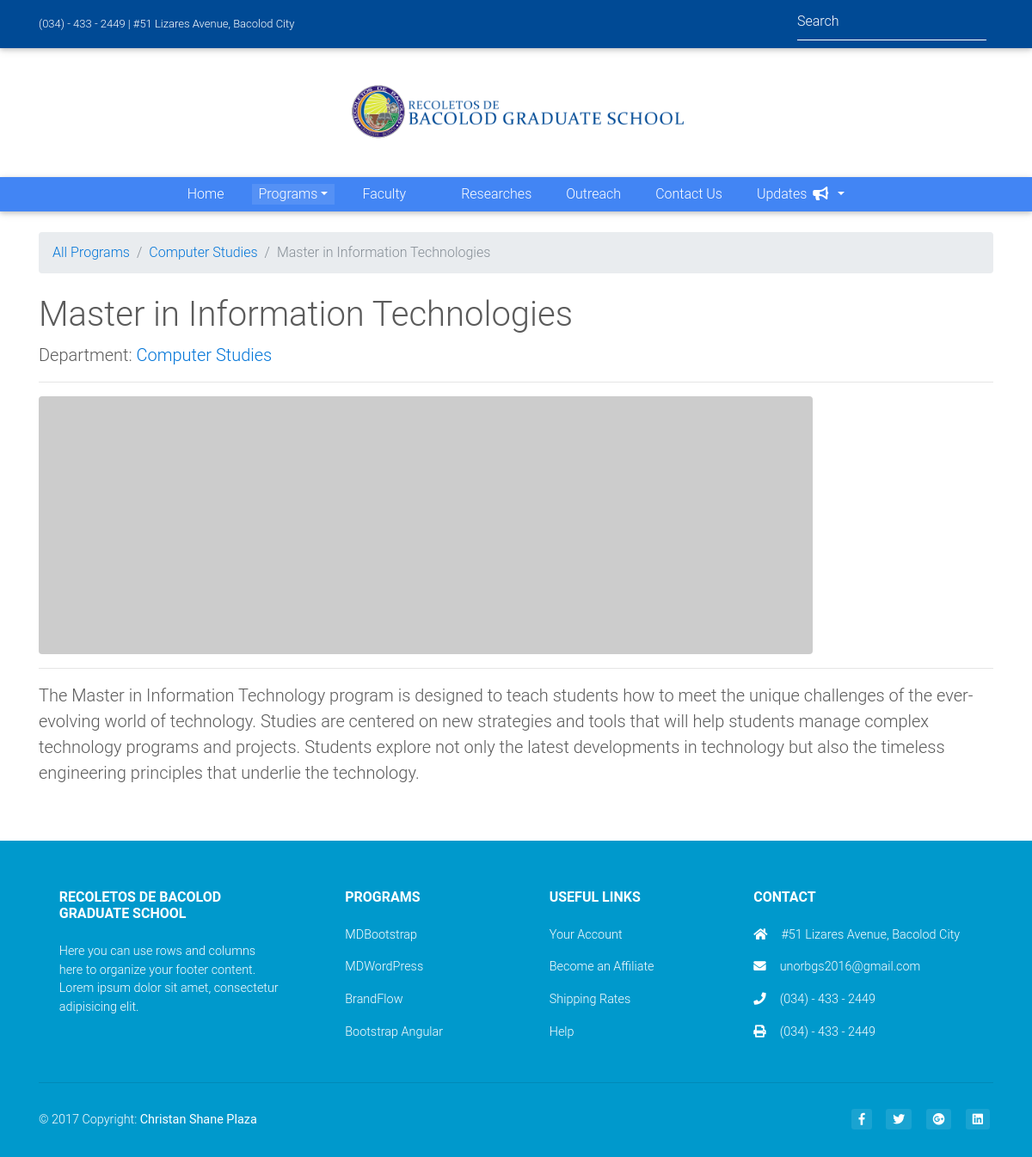
The app's page /Programs/17, older data.
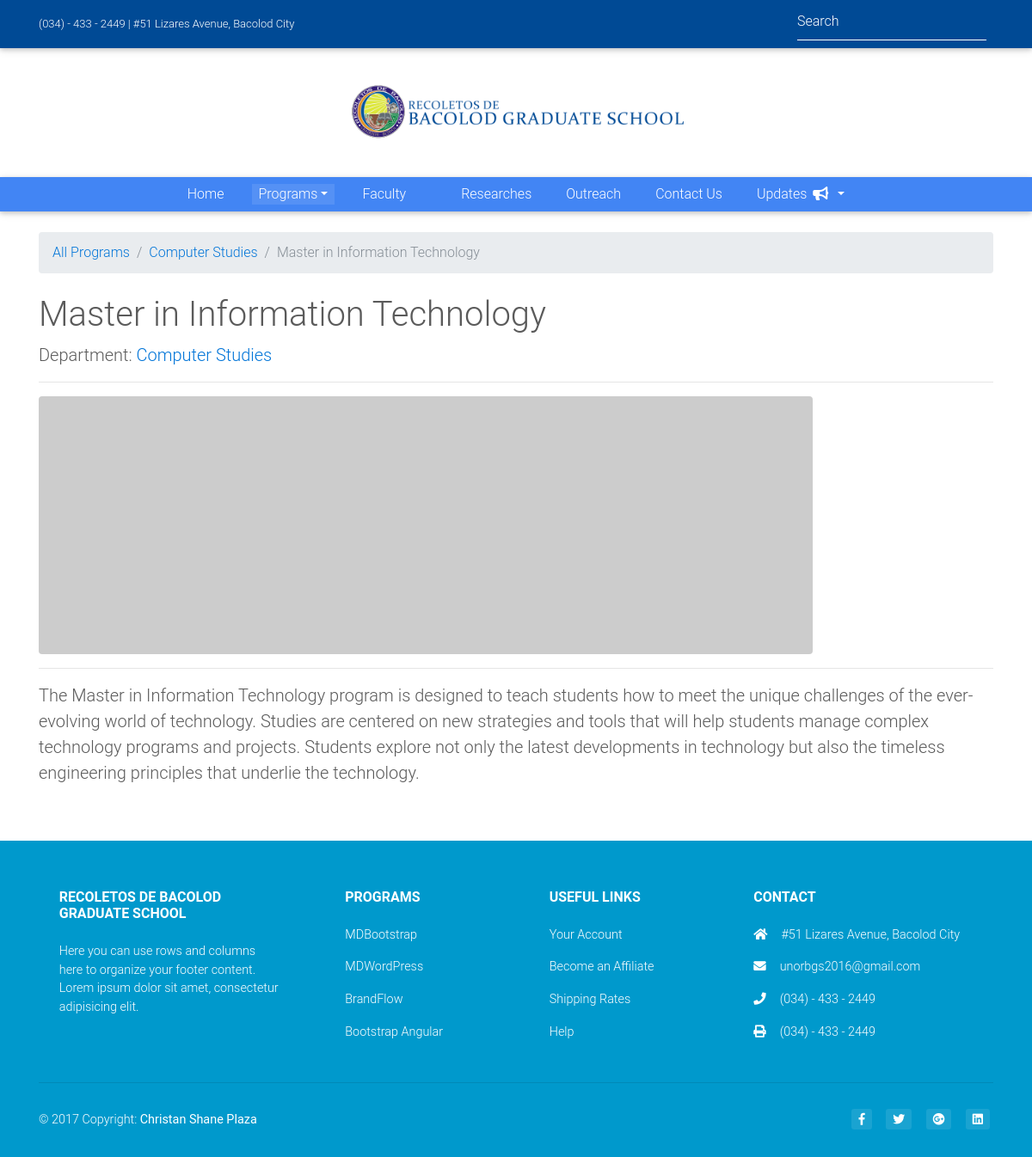
The same page, newer data.
### website/models.py (models this page shows, shortened)
class Program(models.Model):
	program_name = models.CharField(null="", max_length=100)
	program_description = models.CharField(null="", max_length=2000)
	program_department = models.CharField(null="", max_length=50)
	program_level = models.CharField(null="", max_length=1000)

### website/views.py (the view)
# urls.py: url(r'^Programs/(?P<pk>\d+)$', views.program_item, name='program_item'),
def program_item(request, pk, template_name='website/program_item.html'):
	program = get_object_or_404(Program, pk=pk)
	return render(request, template_name, {'object': program})

### website/templates/website/program_item.html (shortened to what this page needs)
{% extends 'website/base.html' %}
{% load static %}
{% block navbar %}
<nav class="navbar navbar-expand-lg navbar-dark primary-color">
    <div class="container">
        <div class="row mx-auto">
            <div class="col-lg-12">
                <div class="collapse navbar-collapse" id="basicExampleNav">
                    <ul class="navbar-nav ml-auto">
                        <li class="nav-item">
                          <a class="nav-link" href="/"> Home
                          </a>
                        </li>
                        <li class="nav-item dropdown menu-large ml-4 active">
                          <a class="nav-link dropdown-toggle dropdown-toggle-split" href="programs" data-toggle="dropdown" aria-haspopup="true" aria-expanded="false">Programs</a>
                        </li>
                        <li class="nav-item ml-4">
                          <a class="nav-link" href="/faculty">Faculty</a>
                        </li>
                        <li class="nav-item ml-4">
                          <a class="nav-link ml-4" href="/research">Researches</a>
                        </li>
                        <li class="nav-item ml-4">
                          <a class="nav-link" href="/outreach">Outreach</a>
                        </li>
                        <li class="nav-item ml-4">
                          <a class="nav-link" href="/contactus">Contact Us</a>
                        </li>
                        <li class="nav-item ml-4 dropdown">
                            <a class="nav-link dropdown-toggle" href="#" id="userMenu" data-toggle="dropdown" aria-haspopup="true" aria-expanded="false">
                                Updates <i class="fa fa-bullhorn"></i>
                            </a>
                        </li>
                    </ul>
                </div>
            </div>
        </div>
    </div>
</nav>
{% endblock %}
{% block breadcrumb %}
<div class="container mt-4">
    <ol class="breadcrumb">
        <li class="breadcrumb-item"><a href="/list">All Programs</a></li>
        <li class="breadcrumb-item"><a href="/program">{{object.program_department}}</a></li>
        <li class="breadcrumb-item active">{{object.program_name}}</li>
    </ol>
</div>
{% endblock %}
{% block content %}
<div class="container">
    <h1 class="mt-4">{{object.program_name}}</h1>
    <p class="lead">
        Department:
        <a href="/program">{{object.program_department}}</a>
    </p>
    <hr>
    <img class="img-fluid rounded" src="http://placehold.it/900x300" alt="">
    <hr>
    <p class="lead">
        {{object.program_description}}
    </p>
    <br><br>
</div>
{% endblock %}

Row changes from the older to the newer data that the page shows:
changed Program "Computer Studies": program_name "Master in Information Technologies" → "Master in Information Technology"
